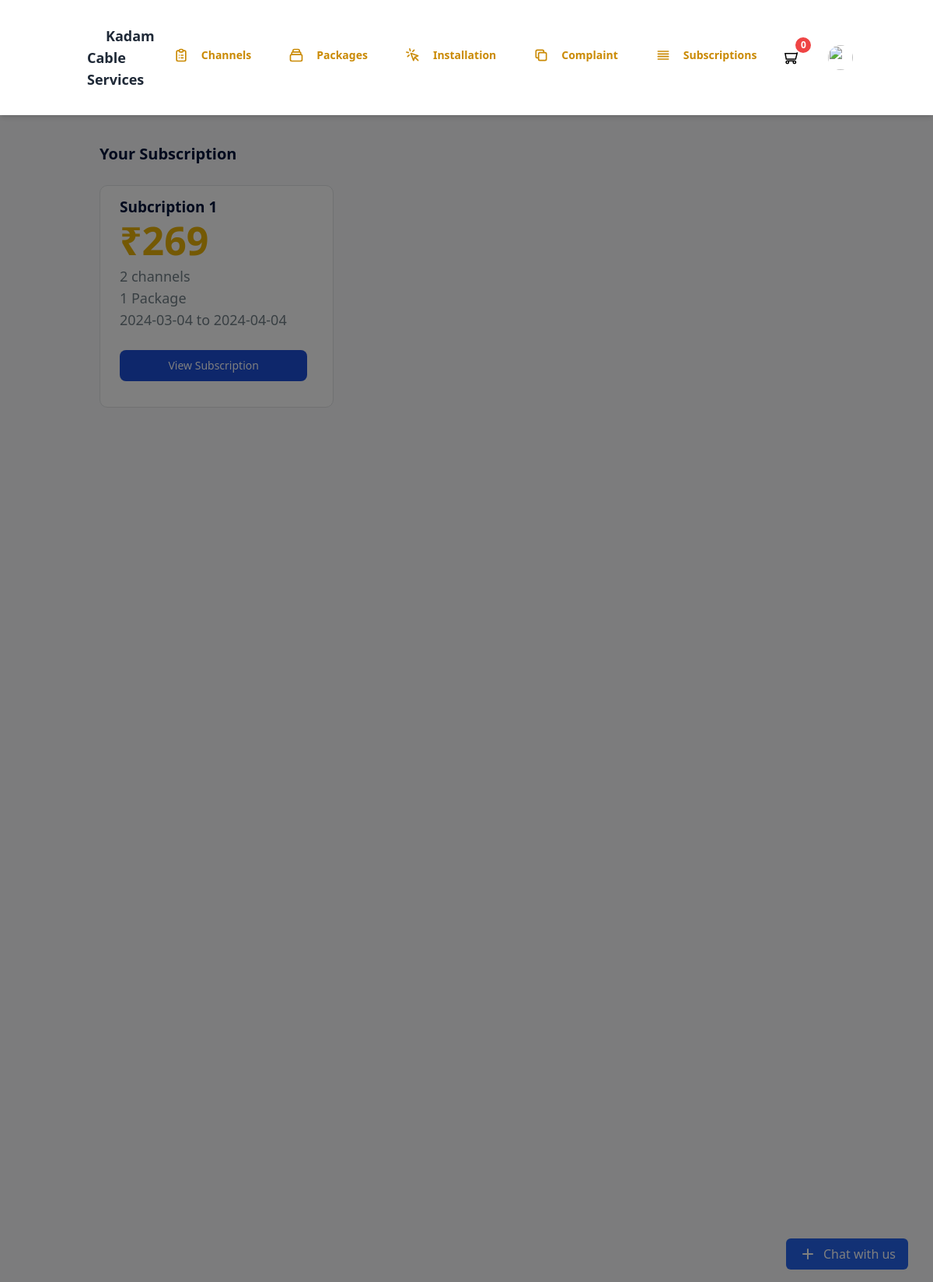
The app's page /Main/Customer/custsubscribed.php (signed in) with its own data.
### tables this page shows
CREATE TABLE `paidforsubscription` (
  `paid_sub_id` int(11) DEFAULT NULL,
  `paid_trans_id` varchar(25) DEFAULT NULL
);

CREATE TABLE `payment` (
  `transaction_id` varchar(25) NOT NULL,
  `pay_mode` varchar(15) DEFAULT NULL,
  `pay_amount` int(11) DEFAULT NULL,
  `pay_date` date DEFAULT NULL,
  `pay_time` time DEFAULT NULL,
  `pay_status` varchar(10) DEFAULT NULL
);

CREATE TABLE `subscription` (
  `sub_id` int(11) NOT NULL,
  `sub_start_date` date DEFAULT NULL,
  `sub_end_date` date DEFAULT NULL,
  `sub_cust_id` varchar(100) DEFAULT NULL
);

### Main/Customer/custsubscribed.php (the view, shortened to what this page needs)
<?php
if(isset($_SESSION["email"]) && isset($_SESSION["firstname"]) && isset($_SESSION["lastname"]) && isset($_SESSION["type"])  )
{
    $email = $_SESSION["email"];
}else{
    echo ("<script>location.href='Login.php'</script>");
}
include("../../config/connect.php");
?>
<!DOCTYPE html>
<html :class="{ 'theme-dark': dark }" x-data="data()" lang="en">
  <head>
    <link rel="stylesheet" href="https://unpkg.com/tailwindcss@2.2.19/dist/tailwind.min.css"/>
    <script src="https://cdn.tailwindcss.com"></script>
    <link href="https://cdnjs.cloudflare.com/ajax/libs/flowbite/2.2.0/flowbite.min.css" rel="stylesheet" />
    <link rel="stylesheet" type="text/css" href="https://cdn.jsdelivr.net/npm/toastify-js/src/toastify.min.css">
  </head>
  <body>
    <div
      class="flex h-screen bg-gray-50 dark:bg-gray-900"
      :class="{ 'overflow-hidden': isSideMenuOpen}"
    >
      <div class="flex flex-col flex-1">
      <?php include("./layouts/header/cust_header.php"); ?>
        <main class="h-full pb-16 overflow-y-auto">
          <div class="container px-0 mx-auto grid">
         <div class='flex min-h-screen pt-[30px] px-[40px]'>
            <div class="min-w-full">
                <p class="text-[#00153B] text-[20px] leading-[40px] font-semibold">
                    Your Subscription
                </p>
                <div class="mt-[20px] grid grid-cols-3 gap-[20px]">
                    <?php
                    $count = 1;
                     $getsubscription="SELECT * FROM `subscription` , `payment` , `paidforsubscription` WHERE `subscription`.`sub_id`= `paidforsubscription`.`paid_sub_id`AND `paidforsubscription`.`paid_trans_id`=`payment`.`transaction_id` AND `subscription`.`sub_cust_id`='$email'";
                     $executegetsubscription= mysqli_query($con,$getsubscription);
                     if (mysqli_num_rows($executegetsubscription)> 0 ) {
                       while ($row= mysqli_fetch_assoc($executegetsubscription)) {
                        $subscription_id=$row["sub_id"];
                        ?>
                            <div key="1" class="w-full bg-[#fff] rounded-[10px] shadow-[0px 1px 2px #E1E3E5] border border-[#E1E3E5] divide-y">
                        <div class="pt-[15px] px-[25px] pb-[25px]">
                        <div>
                            <p class="text-[#00153B] text-[19px] leading-[24px] font-bold">
                                Subcription <?php echo $count; ?>
                            </p>
                            <p class="text-yellow-500 text-[50px] leading-[63px] font-bold">
                                ₹<?php echo($row["pay_amount"])?>
                            </p>
                        </div>
                        <div>
                            <p class="text-[#717F87] text-[18px] leading-[28px] font-medium">
                                <?php $get_number_of_channels = "SELECT * FROM `subscribeforchannel` WHERE `subchan_id` = '$subscription_id' ";
                                echo(mysqli_num_rows(mysqli_query($con,$get_number_of_channels))); ?> channels
                            </p>
                            <p class="text-[#717F87] text-[18px] leading-[28px] font-medium">
                            <?php $get_number_of_channels = "SELECT * FROM `subscribeforpackage` WHERE `subpack_id` = '$subscription_id' ";
                                echo(mysqli_num_rows(mysqli_query($con,$get_number_of_channels))); ?> Package
                            </p>
                            <p class="text-[#717F87] text-[18px] leading-[28px] font-medium">
                             <?php echo($row["sub_start_date"]);?> to <?php echo($row["sub_end_date"]); ?>
                            </p>
                            <div class="mt-[25px] w-full flex flex-wrap">
                            <a href="viewsubcription.php?id=<?php echo($subscription_id);?>" class="text-center w-full text-white bg-blue-700 hover:bg-blue-800 focus:ring-4 focus:ring-blue-300 font-medium rounded-lg text-sm px-5 py-2.5 me-2 mb-2 dark:bg-blue-600 dark:hover:bg-blue-700 focus:outline-none dark:focus:ring-blue-800">
                                View Subscription
                            </a>
                        </div>
                        </div>
                        </div>
                    </div>
                        <?php
                        $count=$count+1;
                       }
                     }
                     include("./botchat.php")
                     ?>
                </div>
            </div>
        </div>
          </div>
        </main>
      </div>
    </div>
  </body>
</html>

### records on screen
paidforsubscription: paid_trans.pay_amount "269", mysqli_num_rows(mysqli_query($con,$get_number_of_channels)) "2", mysqli_num_rows(mysqli_query($con,$get_number_of_channels)) "1", paid_sub_id.sub_start_date "2024-03-04", paid_sub_id.sub_end_date "2024-04-04"
